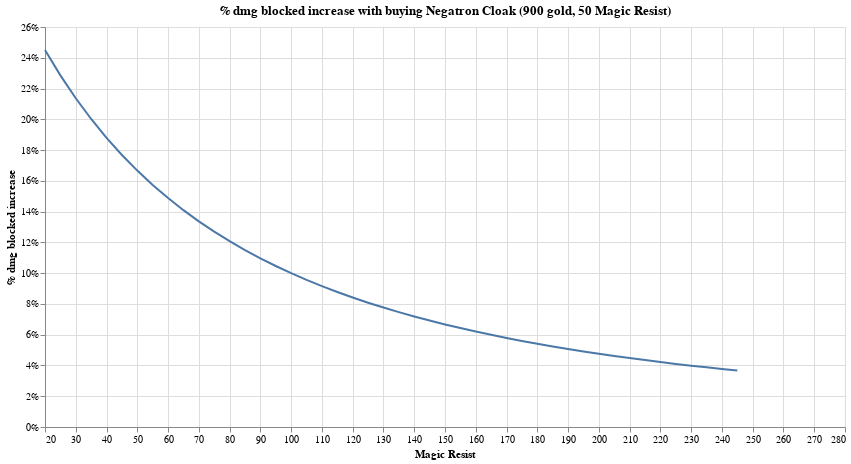

Notebook code cell kept with this figure:
### Code cell
df["Magic Resist"] = df["Armor"]
df["% dmg blocked increase"]  =    df["% dmg blocked"].shift(-10)-df["% dmg blocked"]
alt.Chart(df.iloc[4:,:]).mark_line().encode(
    x=alt.X("Magic Resist", scale=alt.Scale(domain=(20,280))),
    y=alt.Y('% dmg blocked increase', axis=alt.Axis(format='%')),
    
).properties(
    title = "% dmg blocked increase with buying Negatron Cloak (900 gold, 50 Magic Resist)",
    width=800,
    height=400
)

### Figure 1 — Vega-Lite specification as saved in the notebook (floating-point values rounded to 4 significant figures)
{"config": {"view": {"continuousWidth": 400, "continuousHeight": 300}}, "data": {"name": "data-b5c3ac18dd7821857d454a380e9892ce"}, "mark": "line", "encoding": {"x": {"field": "Magic Resist", "scale": {"domain": [20, 280]}, "type": "quantitative"}, "y": {"axis": {"format": "%"}, "field": "% dmg blocked increase", "type": "quantitative"}}, "height": 400, "title": "% dmg blocked increase with buying Negatron Cloak (900 gold, 50 Magic Resist)", "width": 800, "$schema": "https://vega.github.io/schema/vega-lite/v4.17.0.json", "datasets": {"data-b5c3ac18dd7821857d454a380e9892ce": [{"Armor": 20, "% dmg taken": 0.8333, "% dmg blocked": 0.1667, "% dmg blocked increase": 0.2451, "Magic Resist": 20}, {"Armor": 25, "% dmg taken": 0.8, "% dmg blocked": 0.2, "% dmg blocked increase": 0.2286, "Magic Resist": 25}, {"Armor": 30, "% dmg taken": 0.7692, "% dmg blocked": 0.2308, "% dmg blocked increase": 0.2137, "Magic Resist": 30}, {"Armor": 35, "% dmg taken": 0.7407, "% dmg blocked": 0.2593, "% dmg blocked increase": 0.2002, "Magic Resist": 35}, {"Armor": 40, "% dmg taken": 0.7143, "% dmg blocked": 0.2857, "% dmg blocked increase": 0.188, "Magic Resist": 40}, {"Armor": 45, "% dmg taken": 0.6897, "% dmg blocked": 0.3103, "% dmg blocked increase": 0.1768, "Magic Resist": 45}, {"Armor": 50, "% dmg taken": 0.6667, "% dmg blocked": 0.3333, "% dmg blocked increase": 0.1667, "Magic Resist": 50}, {"Armor": 55, "% dmg taken": 0.6452, "% dmg blocked": 0.3548, "% dmg blocked increase": 0.1574, "Magic Resist": 55}, {"Armor": 60, "% dmg taken": 0.625, "% dmg blocked": 0.375, "% dmg blocked increase": 0.1488, "Magic Resist": 60}, {"Armor": 65, "% dmg taken": 0.6061, "% dmg blocked": 0.3939, "% dmg blocked increase": 0.1409, "Magic Resist": 65}, {"Armor": 70, "% dmg taken": 0.5882, "% dmg blocked": 0.4118, "% dmg blocked increase": 0.1337, "Magic Resist": 70}, {"Armor": 75, "% dmg taken": 0.5714, "% dmg blocked": 0.4286, "% dmg blocked increase": 0.127, "Magic Resist": 75}, {"Armor": 80, "% dmg taken": 0.5556, "% dmg blocked": 0.4444, "% dmg blocked increase": 0.1208, "Magic Resist": 80}, {"Armor": 85, "% dmg taken": 0.5405, "% dmg blocked": 0.4595, "% dmg blocked increase": 0.115, "Magic Resist": 85}, {"Armor": 90, "% dmg taken": 0.5263, "% dmg blocked": 0.4737, "% dmg blocked increase": 0.1096, "Magic Resist": 90}, {"Armor": 95, "% dmg taken": 0.5128, "% dmg blocked": 0.4872, "% dmg blocked increase": 0.1047, "Magic Resist": 95}, {"Armor": 100, "% dmg taken": 0.5, "% dmg blocked": 0.5, "% dmg blocked increase": 0.1, "Magic Resist": 100}, {"Armor": 105, "% dmg taken": 0.4878, "% dmg blocked": 0.5122, "% dmg blocked increase": 0.09565, "Magic Resist": 105}, {"Armor": 110, "% dmg taken": 0.4762, "% dmg blocked": 0.5238, "% dmg blocked increase": 0.09158, "Magic Resist": 110}, {"Armor": 115, "% dmg taken": 0.4651, "% dmg blocked": 0.5349, "% dmg blocked increase": 0.08776, "Magic Resist": 115}, {"Armor": 120, "% dmg taken": 0.4545, "% dmg blocked": 0.5455, "% dmg blocked increase": 0.08418, "Magic Resist": 120}, {"Armor": 125, "% dmg taken": 0.4444, "% dmg blocked": 0.5556, "% dmg blocked increase": 0.08081, "Magic Resist": 125}, {"Armor": 130, "% dmg taken": 0.4348, "% dmg blocked": 0.5652, "% dmg blocked increase": 0.07764, "Magic Resist": 130}, {"Armor": 135, "% dmg taken": 0.4255, "% dmg blocked": 0.5745, "% dmg blocked increase": 0.07465, "Magic Resist": 135}, {"Armor": 140, "% dmg taken": 0.4167, "% dmg blocked": 0.5833, "% dmg blocked increase": 0.07184, "Magic Resist": 140}, {"Armor": 145, "% dmg taken": 0.4082, "% dmg blocked": 0.5918, "% dmg blocked increase": 0.06918, "Magic Resist": 145}, {"Armor": 150, "% dmg taken": 0.4, "% dmg blocked": 0.6, "% dmg blocked increase": 0.06667, "Magic Resist": 150}, {"Armor": 155, "% dmg taken": 0.3922, "% dmg blocked": 0.6078, "% dmg blocked increase": 0.06429, "Magic Resist": 155}, {"Armor": 160, "% dmg taken": 0.3846, "% dmg blocked": 0.6154, "% dmg blocked increase": 0.06203, "Magic Resist": 160}, {"Armor": 165, "% dmg taken": 0.3774, "% dmg blocked": 0.6226, "% dmg blocked increase": 0.0599, "Magic Resist": 165}, {"Armor": 170, "% dmg taken": 0.3704, "% dmg blocked": 0.6296, "% dmg blocked increase": 0.05787, "Magic Resist": 170}, {"Armor": 175, "% dmg taken": 0.3636, "% dmg blocked": 0.6364, "% dmg blocked increase": 0.05594, "Magic Resist": 175}, {"Armor": 180, "% dmg taken": 0.3571, "% dmg blocked": 0.6429, "% dmg blocked increase": 0.05411, "Magic Resist": 180}, {"Armor": 185, "% dmg taken": 0.3509, "% dmg blocked": 0.6491, "% dmg blocked increase": 0.05237, "Magic Resist": 185}, {"Armor": 190, "% dmg taken": 0.3448, "% dmg blocked": 0.6552, "% dmg blocked increase": 0.05071, "Magic Resist": 190}, {"Armor": 195, "% dmg taken": 0.339, "% dmg blocked": 0.661, "% dmg blocked increase": 0.04913, "Magic Resist": 195}, {"Armor": 200, "% dmg taken": 0.3333, "% dmg blocked": 0.6667, "% dmg blocked increase": 0.04762, "Magic Resist": 200}, {"Armor": 205, "% dmg taken": 0.3279, "% dmg blocked": 0.6721, "% dmg blocked increase": 0.04618, "Magic Resist": 205}, {"Armor": 210, "% dmg taken": 0.3226, "% dmg blocked": 0.6774, "% dmg blocked increase": 0.0448, "Magic Resist": 210}, {"Armor": 215, "% dmg taken": 0.3175, "% dmg blocked": 0.6825, "% dmg blocked increase": 0.04349, "Magic Resist": 215}, {"Armor": 220, "% dmg taken": 0.3125, "% dmg blocked": 0.6875, "% dmg blocked increase": 0.04223, "Magic Resist": 220}, {"Armor": 225, "% dmg taken": 0.3077, "% dmg blocked": 0.6923, "% dmg blocked increase": 0.04103, "Magic Resist": 225}, {"Armor": 230, "% dmg taken": 0.303, "% dmg blocked": 0.697, "% dmg blocked increase": 0.03987, "Magic Resist": 230}, {"Armor": 235, "% dmg taken": 0.2985, "% dmg blocked": 0.7015, "% dmg blocked increase": 0.03877, "Magic Resist": 235}, {"Armor": 240, "% dmg taken": 0.2941, "% dmg blocked": 0.7059, "% dmg blocked increase": 0.03771, "Magic Resist": 240}, {"Armor": 245, "% dmg taken": 0.2899, "% dmg blocked": 0.7101, "% dmg blocked increase": 0.03669, "Magic Resist": 245}, {"Armor": 250, "% dmg taken": 0.2857, "% dmg blocked": 0.7143, "% dmg blocked increase": null, "Magic Resist": 250}, {"Armor": 255, "% dmg taken": 0.2817, "% dmg blocked": 0.7183, "% dmg blocked increase": null, "Magic Resist": 255}, {"Armor": 260, "% dmg taken": 0.2778, "% dmg blocked": 0.7222, "% dmg blocked increase": null, "Magic Resist": 260}, {"Armor": 265, "% dmg taken": 0.274, "% dmg blocked": 0.726, "% dmg blocked increase": null, "Magic Resist": 265}, {"Armor": 270, "% dmg taken": 0.2703, "% dmg blocked": 0.7297, "% dmg blocked increase": null, "Magic Resist": 270}, {"Armor": 275, "% dmg taken": 0.2667, "% dmg blocked": 0.7333, "% dmg blocked increase": null, "Magic Resist": 275}, {"Armor": 280, "% dmg taken": 0.2632, "% dmg blocked": 0.7368, "% dmg blocked increase": null, "Magic Resist": 280}, {"Armor": 285, "% dmg taken": 0.2597, "% dmg blocked": 0.7403, "% dmg blocked increase": null, "Magic Resist": 285}, {"Armor": 290, "% dmg taken": 0.2564, "% dmg blocked": 0.7436, "% dmg blocked increase": null, "Magic Resist": 290}, {"Armor": 295, "% dmg taken": 0.2532, "% dmg blocked": 0.7468, "% dmg blocked increase": null, "Magic Resist": 295}]}}
